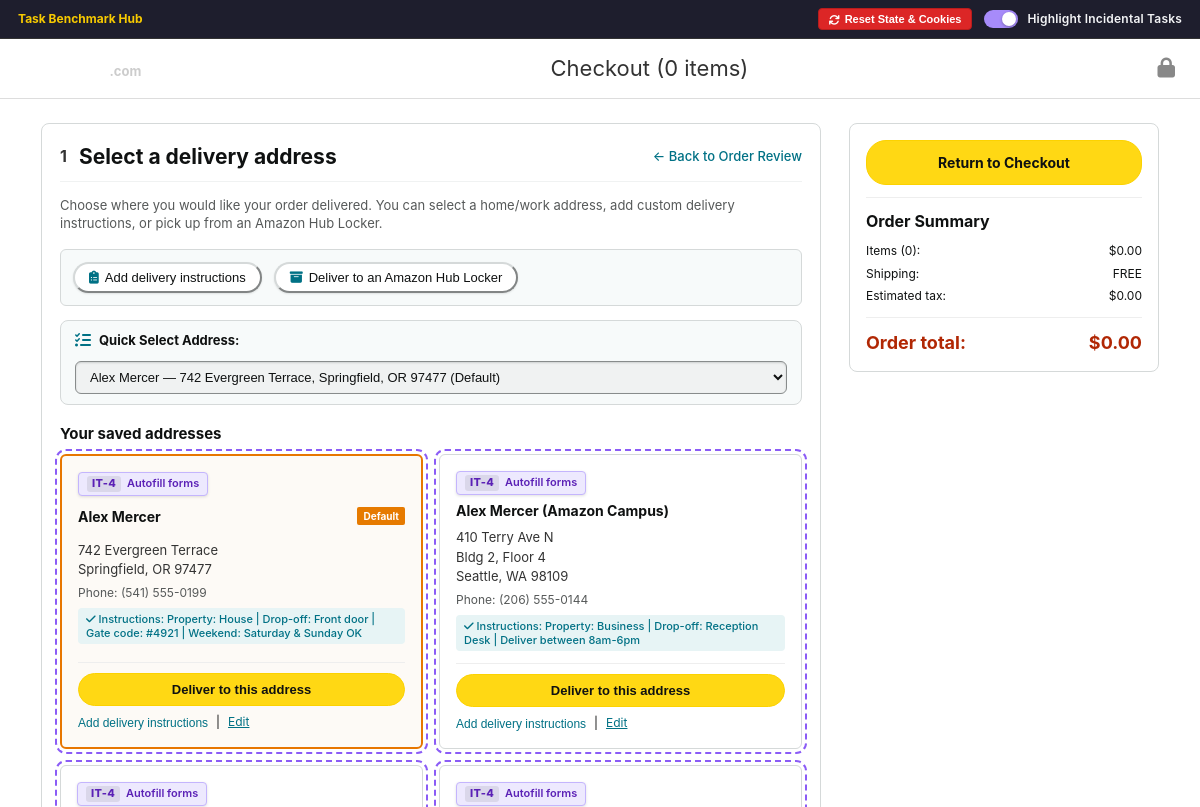
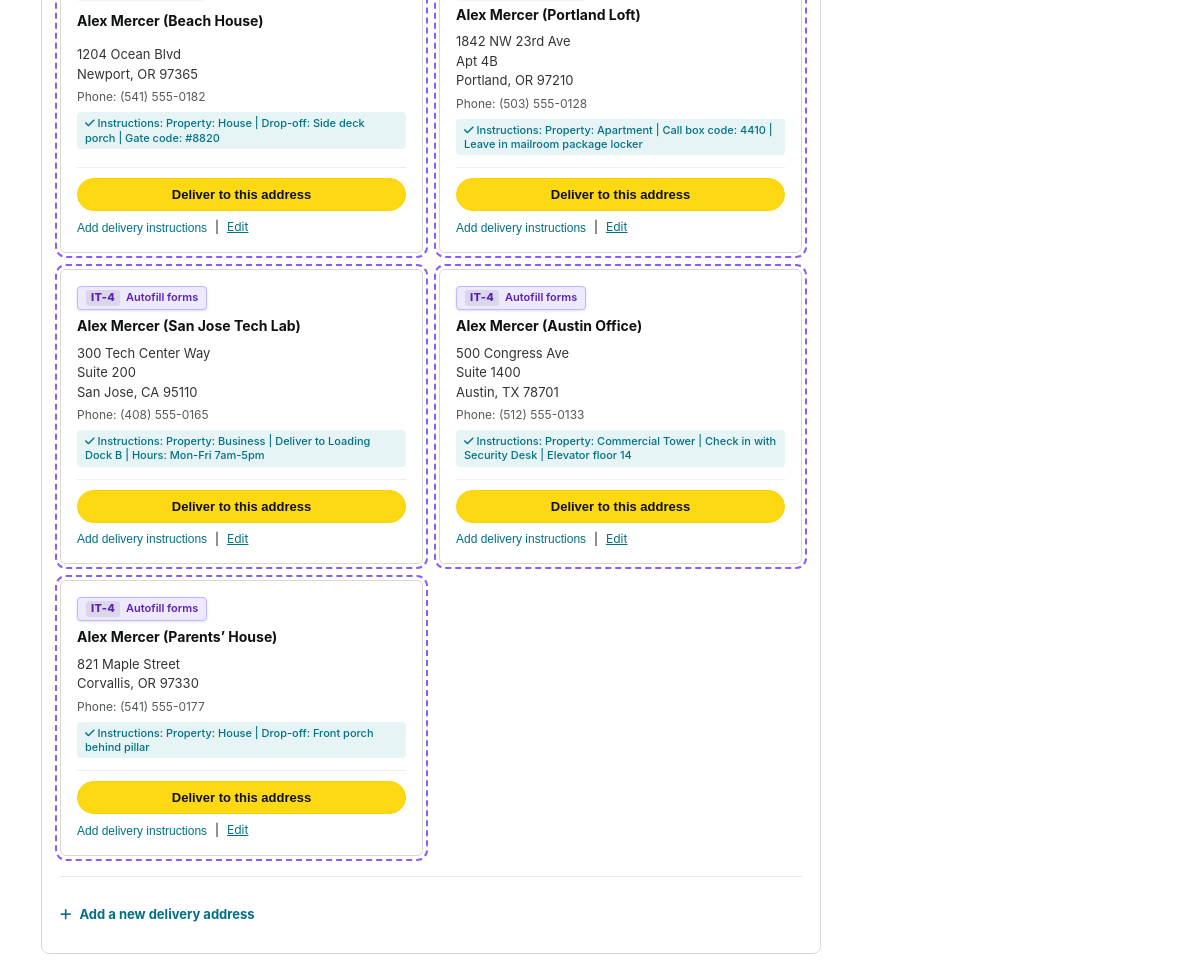
/gp/buy/addressselect/handlers/display.html, run on the app's committed database (2 pictures, top to bottom).
### tables this page shows
CREATE TABLE addresses (
    id INTEGER PRIMARY KEY AUTOINCREMENT,
    user_id INTEGER NOT NULL DEFAULT 1,
    full_name TEXT NOT NULL,
    address_line1 TEXT NOT NULL,
    address_line2 TEXT,
    city TEXT NOT NULL,
    state TEXT NOT NULL,
    zip_code TEXT NOT NULL,
    phone TEXT,
    is_default INTEGER DEFAULT 0,
    is_hub_locker INTEGER DEFAULT 0,
    locker_name TEXT,
    hours_info TEXT,
    delivery_instructions TEXT
);

### app.py (the view)
@app.route("/amazon/gp/buy/addressselect/handlers/display.html")
@app.route("/gp/buy/addressselect/handlers/display.html")
def address_select_page():
    conn = get_db()
    c = conn.cursor()
    c.execute('''SELECT c.id, c.quantity, c.has_protection_plan, p.price, p.protection_plan_price
                 FROM cart c JOIN products p ON c.product_id = p.id
                 WHERE c.session_id = ?''', (get_session_id(),))
    items = c.fetchall()
    subtotal = sum(item["price"] * item["quantity"] + (item["protection_plan_price"] if item["has_protection_plan"] else 0) for item in items)
    c.execute("SELECT * FROM addresses WHERE is_hub_locker = 0")
    addresses = c.fetchall()
    c.execute("SELECT * FROM addresses WHERE is_hub_locker = 1")
    hub_lockers = c.fetchall()
    selected_addr_id = session.get("selected_address_id")
    c.execute("SELECT * FROM addresses WHERE id = ?", (selected_addr_id or 1,))
    selected_address = c.fetchone()
    conn.close()
    return render_template(
        "address_select.html",
        addresses=addresses,
        hub_lockers=hub_lockers,
        selected_address=selected_address,
        subtotal=subtotal,
        cart_count=get_cart_count()
    )

### app.py (called while the page is built)
def get_db():
    conn = sqlite3.connect(DB_PATH)
    conn.row_factory = sqlite3.Row
    return conn

def get_session_id():
    if "session_id" not in session:
        session["session_id"] = str(uuid.uuid4())
    return session["session_id"]

def get_cart_count():
    conn = get_db()
    c = conn.cursor()
    c.execute("SELECT COALESCE(SUM(quantity), 0) FROM cart WHERE session_id = ?", (get_session_id(),))
    count = c.fetchone()[0]
    conn.close()
    return count

### templates/address_select.html (shortened to what this page needs)
<!DOCTYPE html>
<html lang="en">
<head>
  <link rel="stylesheet" href="https://cdnjs.cloudflare.com/ajax/libs/font-awesome/6.4.0/css/all.min.css">
  <link rel="stylesheet" href="{{ url_for('static', filename='amazon.css') }}">
</head>
<body class="spc-body">
  <div class="benchmark-hub-bar">
    <a href="/hub" class="hub-bar-title" title="Go to Benchmark Task Hub">
      <span>Task Benchmark Hub</span>
    </a>
    <div style="display:flex; align-items:center; gap:12px;">
      <button type="button" class="btn-hub-reset" onclick="resetBenchmarkEnvironment()" title="Reset all state, database changes, and cookies">
        <i class="fa-solid fa-arrows-rotate"></i> Reset State &amp; Cookies
      </button>
      <div class="hub-bar-toggle-wrap">
        <label class="it-bounding-toggle" title="Toggle bounding boxes and labels over Incidental Tasks">
          <span class="it-toggle-slider"></span>
          <span class="it-toggle-label">Highlight Incidental Tasks</span>
        </label>
      </div>
    </div>
  </div>
  <header class="spc-header">
    <div class="spc-header-container">
      <a href="/amazon" class="spc-logo">
        <span class="a-logo-text">amazon</span><span class="a-logo-dot">.com</span>
      </a>
      <h1 class="spc-title">Checkout (<span class="spc-item-count">{{ cart_count }} items</span>)</h1>
      <div class="spc-secure-badge">
        <i class="fa fa-lock"></i>
      </div>
    </div>
  </header>
  <main class="spc-main-container">
    <div class="spc-layout">
      <div class="spc-steps-col">
        <div class="spc-section-card">
          <div class="section-num-header">
            <div class="section-title-wrap">
              <span class="step-num">1</span>
              <h2>Select a delivery address</h2>
            </div>
            <a href="/amazon/gp/buy/spc/handlers/display.html" class="link-change-step">&larr; Back to Order Review</a>
          </div>
          <p style="font-size: 13px; color: #565959; margin-bottom: 16px;">
            Choose where you would like your order delivered. You can select a home/work address, add custom delivery instructions, or pick up from an Amazon Hub Locker.
          </p>
          <div class="address-action-toolbar">
            <button type="button" class="btn-pill-action" onclick="openInstructionsModal({{ selected_address.id if selected_address else 1 }})">
              <i class="fa-solid fa-clipboard-list"></i> Add delivery instructions
            </button>
            <button type="button" class="btn-pill-action" onclick="openLockerModal()">
              <i class="fa-solid fa-box-archive"></i> Deliver to an Amazon Hub Locker
            </button>
          </div>
          <div class="spc-address-dropdown-bar" style="margin-top: 14px;">
            <div style="display:flex; align-items:center; gap:8px;">
              <i class="fa-solid fa-list-check" style="color:#007185; font-size:16px;"></i>
              <label for="addressPageDropdown" style="font-weight:700; font-size:13px; color:#0f1111;">
                Quick Select Address:
              </label>
            </div>
            <select id="addressPageDropdown" class="spc-address-select" onchange="quickSelectAddress(this.value)">
              <optgroup label="Saved Addresses">
                {% for addr in addresses %}
                  <option value="{{ addr.id }}" {% if selected_address and selected_address.id == addr.id %}selected{% endif %}>
                    {{ addr.full_name }} — {{ addr.address_line1 }}, {{ addr.city }}, {{ addr.state }} {{ addr.zip_code }}{% if addr.is_default %} (Default){% endif %}
                  </option>
                {% endfor %}
              </optgroup>
            </select>
          </div>
          <h3 style="font-size: 15px; margin: 18px 0 10px; color: #0f1111;">Your saved addresses</h3>
          <div class="a-address-grid">
            {% for addr in addresses %}
              <div class="a-address-card it-boundary it-color-purple {% if selected_address and selected_address.id == addr.id %}selected{% endif %}" id="addr-card-{{ addr.id }}">
                <div class="it-badge it-badge-purple" style="margin-bottom:6px;"><span class="it-badge-code">IT-4</span> <span class="it-badge-name">Autofill forms</span></div>
                <div class="a-address-card-header">
                  <strong>
                    {{ addr.full_name }}
                  </strong>
                  {% if addr.is_default %}
                    <span class="badge-default">Default</span>
                  {% elif addr.is_hub_locker %}
                    <span class="locker-badge-prime">Amazon Hub</span>
                  {% endif %}
                </div>
                <div class="a-address-card-body">
                  <div>{{ addr.address_line1 }}</div>
                  {% if addr.address_line2 %}<div>{{ addr.address_line2 }}</div>{% endif %}
                  <div>{{ addr.city }}, {{ addr.state }} {{ addr.zip_code }}</div>
                  {% if addr.phone %}<div class="address-phone">Phone: {{ addr.phone }}</div>{% endif %}
                  {% if addr.delivery_instructions %}
                    <div class="saved-instructions-badge">
                      <i class="fa-solid fa-check"></i> Instructions: {{ addr.delivery_instructions }}
                    </div>
                  {% endif %}
                </div>
                <div class="a-address-card-actions">
                  <form action="/amazon/gp/buy/addressselect/select" method="POST">
                    <button type="submit" class="a-btn-deliver-here">
                      Deliver to this address
                    </button>
                  </form>
                  <div class="a-address-sublinks">
                    <button type="button" onclick="openInstructionsModal({{ addr.id }})">Add delivery instructions</button>
                    <span>|</span>
                    <a href="#">Edit</a>
                  </div>
                </div>
              </div>
            {% endfor %}
          </div>
          <div style="border-top: 1px solid #e7e7e7; padding-top: 16px; margin-top: 20px;">
            <div class="add-card-toggle" onclick="toggleNewAddressForm()">
              <i class="fa-solid fa-plus"></i>
              <strong>Add a new delivery address</strong>
            </div>
          </div>
        </div>
      </div>
      <div class="spc-summary-col">
        <div class="spc-summary-card">
          <a href="/amazon/gp/buy/spc/handlers/display.html" class="a-btn-yellow a-btn-place-order" style="display:block; text-align:center; text-decoration:none;">
            Return to Checkout
          </a>
          <hr class="summary-divider">
          <h3>Order Summary</h3>
          <div class="summary-row">
            <span>Items ({{ cart_count }}):</span>
            <span>${{ "%.2f"|format(subtotal) }}</span>
          </div>
          <div class="summary-row">
            <span>Shipping:</span>
            <span>FREE</span>
          </div>
          <div class="summary-row">
            <span>Estimated tax:</span>
            <span>${{ "%.2f"|format(subtotal * 0.0825) }}</span>
          </div>
          <hr class="summary-divider">
          <div class="summary-total-row">
            <span>Order total:</span>
            <span>${{ "%.2f"|format(subtotal + (subtotal * 0.0825)) }}</span>
          </div>
        </div>
      </div>
    </div>
  </main>
</body>
</html>

### data on the page
addresses: full_name "Alex Mercer", is_default "Default", address_line1 "742 Evergreen Terrace", city "Springfield", state "OR", zip_code "97477", phone "(541) 555-0199", delivery_instructions "Property: House | Drop-off: Front door | Gate code: #4921 | Weekend: Saturday & Sunday OK"
addresses: full_name "Alex Mercer (Amazon Campus)", address_line1 "410 Terry Ave N", address_line2 "Bldg 2, Floor 4", city "Seattle", state "WA", zip_code "98109", phone "(206) 555-0144", delivery_instructions "Property: Business | Drop-off: Reception Desk | Deliver between 8am-6pm"
addresses: full_name "Alex Mercer (Beach House)", address_line1 "1204 Ocean Blvd", city "Newport", state "OR", zip_code "97365", phone "(541) 555-0182", delivery_instructions "Property: House | Drop-off: Side deck porch | Gate code: #8820"
addresses: full_name "Alex Mercer (Portland Loft)", address_line1 "1842 NW 23rd Ave", address_line2 "Apt 4B", city "Portland", state "OR", zip_code "97210", phone "(503) 555-0128", delivery_instructions "Property: Apartment | Call box code: 4410 | Leave in mailroom package locker"
addresses: full_name "Alex Mercer (San Jose Tech Lab)", address_line1 "300 Tech Center Way", address_line2 "Suite 200", city "San Jose", state "CA", zip_code "95110", phone "(408) 555-0165", delivery_instructions "Property: Business | Deliver to Loading Dock B | Hours: Mon-Fri 7am-5pm"
addresses: full_name "Alex Mercer (Austin Office)", address_line1 "500 Congress Ave", address_line2 "Suite 1400", city "Austin", state "TX", zip_code "78701", phone "(512) 555-0133", delivery_instructions "Property: Commercial Tower | Check in with Security Desk | Elevator floor 14"
addresses: full_name "Alex Mercer (Parents’ House)", address_line1 "821 Maple Street", city "Corvallis", state "OR", zip_code "97330", phone "(541) 555-0177", delivery_instructions "Property: House | Drop-off: Front porch behind pillar"

### other printed values
{{ cart_count }} "0"
{{ "%.2f"|format(subtotal) }} "0.00"
{{ "%.2f"|format(subtotal * 0.0825) }} "0.00"
{{ "%.2f"|format(subtotal + (subtotal * 0.0825)) }} "0.00"
form field value "Alex Mercer — 742 Evergreen Terrace, Springfield, OR 97477 (Default)"
